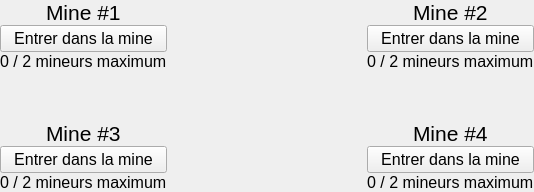
            <widget class="QWidget" name="CenterContainer" native="true">
             <layout class="QVBoxLayout" name="verticalLayout_15">
              <property name="spacing">
               <number>0</number>
              </property>
              <property name="leftMargin">
               <number>0</number>
              </property>
              <property name="topMargin">
               <number>0</number>
              </property>
              <property name="rightMargin">
               <number>0</number>
              </property>
              <property name="bottomMargin">
               <number>0</number>
              </property>
              <item alignment="Qt::AlignHCenter|Qt::AlignVCenter">
               <widget class="QWidget" name="MinesContainer" native="true">
                <layout class="QVBoxLayout" name="verticalLayout_8">
                 <property name="spacing">
                  <number>50</number>
                 </property>
                 <property name="leftMargin">
                  <number>0</number>
                 </property>
                 <property name="topMargin">
                  <number>0</number>
                 </property>
                 <property name="rightMargin">
                  <number>0</number>
                 </property>
                 <property name="bottomMargin">
                  <number>0</number>
                 </property>
                 <item>
                  <widget class="QWidget" name="TopMinesContainer" native="true">
                   <layout class="QHBoxLayout" name="horizontalLayout_4">
                    <property name="spacing">
                     <number>200</number>
                    </property>
                    <property name="leftMargin">
                     <number>0</number>
                    </property>
                    <property name="topMargin">
                     <number>0</number>
                    </property>
                    <property name="rightMargin">
                     <number>0</number>
                    </property>
                    <property name="bottomMargin">
                     <number>0</number>
                    </property>
                    <item>
                     <widget class="QWidget" name="Mine1Container" native="true">
                      <layout class="QVBoxLayout" name="verticalLayout_11">
                       <property name="spacing">
                        <number>0</number>
                       </property>
                       <property name="leftMargin">
                        <number>0</number>
                       </property>
                       <property name="topMargin">
                        <number>0</number>
                       </property>
                       <property name="rightMargin">
                        <number>0</number>
                       </property>
                       <property name="bottomMargin">
                        <number>0</number>
                       </property>
                       <item alignment="Qt::AlignHCenter">
                        <widget class="QLabel" name="Mine1Title">
                         <property name="font">
                          <font>
                           <pointsize>16</pointsize>
                          </font>
                         </property>
                         <property name="text">
                          <string>Mine #1</string>
                         </property>
                        </widget>
                       </item>
                       <item>
                        <widget class="QPushButton" name="Mine1Enter">
                         <property name="font">
                          <font>
                           <pointsize>12</pointsize>
                          </font>
                         </property>
                         <property name="cursor">
                          <cursorShape>PointingHandCursor</cursorShape>
                         </property>
                         <property name="text">
                          <string>Entrer dans la mine</string>
                         </property>
                        </widget>
                       </item>
                       <item>
                        <layout class="QHBoxLayout" name="Mine1AvailibilityContainer">
                         <property name="spacing">
                          <number>0</number>
                         </property>
                         <item alignment="Qt::AlignLeft">
                          <widget class="QLabel" name="Mine1CurrentMiners">
                           <property name="font">
                            <font>
                             <pointsize>12</pointsize>
                            </font>
                           </property>
                           <property name="text">
                            <string>0</string>
                           </property>
                          </widget>
                         </item>
                         <item alignment="Qt::AlignLeft">
                          <widget class="QLabel" name="Mine1TotalMiners">
                           <property name="font">
                            <font>
                             <pointsize>12</pointsize>
                            </font>
                           </property>
                           <property name="text">
                            <string> / 2 mineurs maximum</string>
                           </property>
                          </widget>
                         </item>
                        </layout>
                       </item>
                      </layout>
                     </widget>
                    </item>
                    <item>
                     <widget class="QWidget" name="Mine2Container" native="true">
                      <layout class="QVBoxLayout" name="verticalLayout_12">
                       <property name="spacing">
                        <number>0</number>
                       </property>
                       <property name="leftMargin">
                        <number>0</number>
                       </property>
                       <property name="topMargin">
                        <number>0</number>
                       </property>
                       <property name="rightMargin">
                        <number>0</number>
                       </property>
                       <property name="bottomMargin">
                        <number>0</number>
                       </property>
                       <item alignment="Qt::AlignHCenter">
                        <widget class="QLabel" name="Mine2Title">
                         <property name="font">
                          <font>
                           <pointsize>16</pointsize>
                          </font>
                         </property>
                         <property name="text">
                          <string>Mine #2</string>
                         </property>
                        </widget>
                       </item>
                       <item>
                        <widget class="QPushButton" name="Mine2Enter">
                         <property name="font">
                          <font>
                           <pointsize>12</pointsize>
                          </font>
                         </property>
                         <property name="cursor">
                          <cursorShape>PointingHandCursor</cursorShape>
                         </property>
                         <property name="text">
                          <string>Entrer dans la mine</string>
                         </property>
                        </widget>
                       </item>
                       <item>
                        <layout class="QHBoxLayout" name="Mine2AvailibilityContainer">
                         <property name="spacing">
                          <number>0</number>
                         </property>
                         <item>
                          <widget class="QLabel" name="Mine2CurrentMiners">
                           <property name="font">
                            <font>
                             <pointsize>12</pointsize>
                            </font>
                           </property>
                           <property name="text">
                            <string>0</string>
                           </property>
                          </widget>
                         </item>
                         <item>
                          <widget class="QLabel" name="Mine2TotalMiners">
                           <property name="font">
                            <font>
                             <pointsize>12</pointsize>
                            </font>
                           </property>
                           <property name="text">
                            <string> / 2 mineurs maximum</string>
                           </property>
                          </widget>
                         </item>
                        </layout>
                       </item>
                      </layout>
                     </widget>
                    </item>
                   </layout>
                  </widget>
                 </item>
                 <item>
                  <widget class="QWidget" name="BottomMinesContainer" native="true">
                   <layout class="QHBoxLayout" name="horizontalLayout_2">
                    <property name="spacing">
                     <number>200</number>
                    </property>
                    <property name="leftMargin">
                     <number>0</number>
                    </property>
                    <property name="topMargin">
                     <number>0</number>
                    </property>
                    <property name="rightMargin">
                     <number>0</number>
                    </property>
                    <property name="bottomMargin">
                     <number>0</number>
                    </property>
                    <item>
                     <widget class="QWidget" name="Mine3Container" native="true">
                      <layout class="QVBoxLayout" name="verticalLayout_9">
                       <property name="spacing">
                        <number>0</number>
                       </property>
                       <property name="leftMargin">
                        <number>0</number>
                       </property>
                       <property name="topMargin">
                        <number>0</number>
                       </property>
                       <property name="rightMargin">
                        <number>0</number>
                       </property>
                       <property name="bottomMargin">
                        <number>0</number>
                       </property>
                       <item alignment="Qt::AlignHCenter">
                        <widget class="QLabel" name="Mine3Title">
                         <property name="font">
                          <font>
                           <pointsize>16</pointsize>
                          </font>
                         </property>
                         <property name="text">
                          <string>Mine #3</string>
                         </property>
                        </widget>
                       </item>
                       <item>
                        <widget class="QPushButton" name="Mine3Enter">
                         <property name="font">
                          <font>
                           <pointsize>12</pointsize>
                          </font>
                         </property>
                         <property name="cursor">
                          <cursorShape>PointingHandCursor</cursorShape>
                         </property>
                         <property name="text">
                          <string>Entrer dans la mine</string>
                         </property>
                        </widget>
                       </item>
                       <item>
                        <layout class="QHBoxLayout" name="Mine3AvailibilityContainer">
                         <property name="spacing">
                          <number>0</number>
                         </property>
                         <item>
                          <widget class="QLabel" name="Mine3CurrentMiners">
                           <property name="font">
                            <font>
                             <pointsize>12</pointsize>
                            </font>
                           </property>
                           <property name="text">
                            <string>0</string>
                           </property>
                          </widget>
                         </item>
                         <item>
                          <widget class="QLabel" name="Mine3TotalMiners">
                           <property name="font">
                            <font>
                             <pointsize>12</pointsize>
                            </font>
                           </property>
                           <property name="text">
                            <string> / 2 mineurs maximum</string>
                           </property>
                          </widget>
                         </item>
                        </layout>
                       </item>
                      </layout>
                     </widget>
                    </item>
                    <item>
                     <widget class="QWidget" name="Mine4Container" native="true">
                      <layout class="QVBoxLayout" name="verticalLayout_10">
                       <property name="spacing">
                        <number>0</number>
                       </property>
                       <property name="leftMargin">
                        <number>0</number>
                       </property>
                       <property name="topMargin">
                        <number>0</number>
                       </property>
                       <property name="rightMargin">
                        <number>0</number>
                       </property>
                       <property name="bottomMargin">
                        <number>0</number>
                       </property>
                       <item alignment="Qt::AlignHCenter">
                        <widget class="QLabel" name="Mine4Title">
                         <property name="font">
                          <font>
                           <pointsize>16</pointsize>
                          </font>
                         </property>
                         <property name="text">
                          <string>Mine #4</string>
                         </property>
                        </widget>
                       </item>
                       <item>
                        <widget class="QPushButton" name="Mine4Enter">
                         <property name="font">
                          <font>
                           <pointsize>12</pointsize>
                          </font>
                         </property>
                         <property name="cursor">
                          <cursorShape>PointingHandCursor</cursorShape>
                         </property>
                         <property name="text">
                          <string>Entrer dans la mine</string>
                         </property>
                        </widget>
                       </item>
                       <item>
                        <layout class="QHBoxLayout" name="Mine4AvailibilityContainer">
                         <property name="spacing">
                          <number>0</number>
                         </property>
                         <item>
                          <widget class="QLabel" name="Mine4CurrentMiners">
                           <property name="font">
                            <font>
                             <pointsize>12</pointsize>
                            </font>
                           </property>
                           <property name="text">
                            <string>0</string>
                           </property>
                          </widget>
                         </item>
                         <item>
                          <widget class="QLabel" name="Mine4TotalMiners">
                           <property name="font">
                            <font>
                             <pointsize>12</pointsize>
                            </font>
                           </property>
                           <property name="text">
                            <string> / 2 mineurs maximum</string>
                           </property>
                          </widget>
                         </item>
                        </layout>
                       </item>
                      </layout>
                     </widget>
                    </item>
                   </layout>
                  </widget>
                 </item>
                </layout>
               </widget>
              </item>
             </layout>
            </widget>
